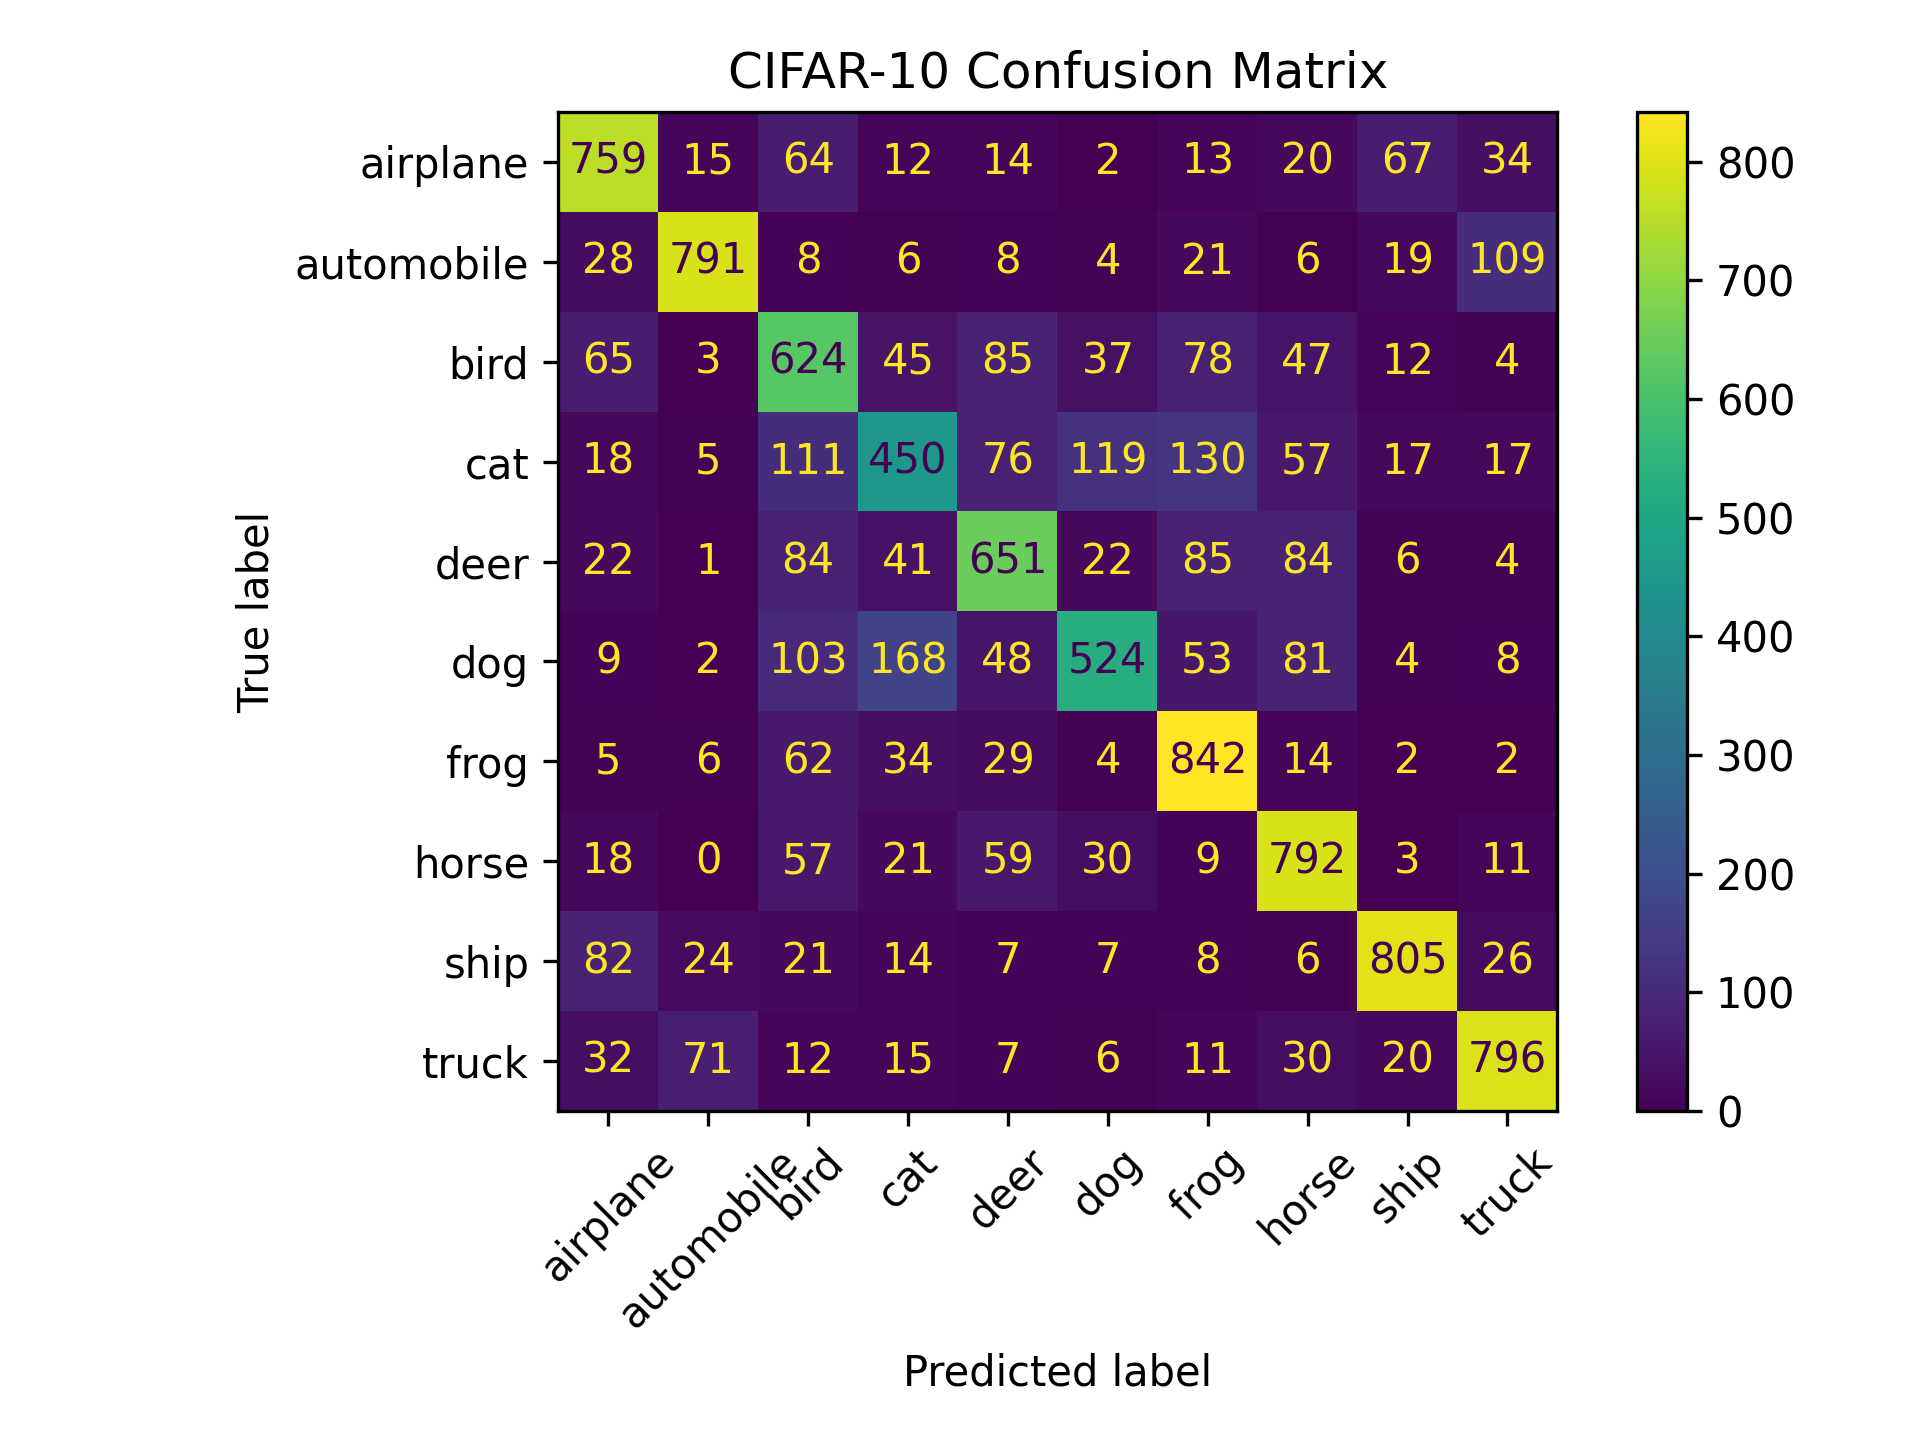

Generate this figure with Python:
import tensorflow as tf
import numpy as np
import matplotlib.pyplot as plt
from sklearn.metrics import confusion_matrix, ConfusionMatrixDisplay

# Load CIFAR-10 test dataset
(_, _), (x_test, y_test) = tf.keras.datasets.cifar10.load_data()

# Normalize
x_test = x_test / 255.0

# Class names
class_names = [
    "airplane",
    "automobile",
    "bird",
    "cat",
    "deer",
    "dog",
    "frog",
    "horse",
    "ship",
    "truck"
]

# Load trained model
model = tf.keras.models.load_model("model.keras")

# Predictions
predictions = model.predict(x_test, verbose=1)
y_pred = np.argmax(predictions, axis=1)
y_true = y_test.flatten()

# Create confusion matrix
cm = confusion_matrix(y_true, y_pred)

# Display
disp = ConfusionMatrixDisplay(
    confusion_matrix=cm,
    display_labels=class_names
)

disp.plot(xticks_rotation=45)
plt.title("CIFAR-10 Confusion Matrix")
plt.tight_layout()

# Save image
plt.savefig("confusion_matrix.png", dpi=300)

print("Confusion Matrix saved successfully!")
